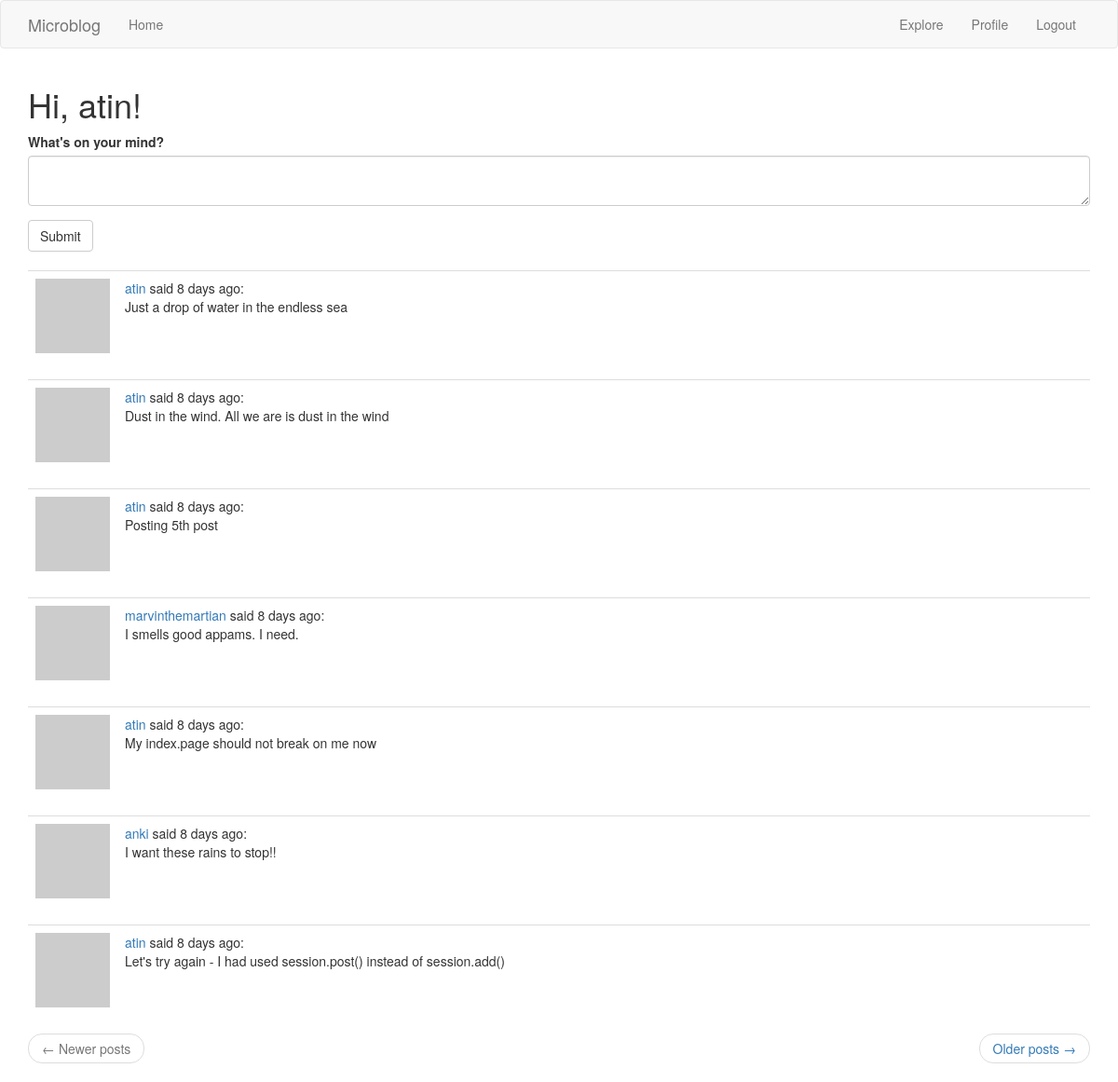
The page /index (signed in) on the database its author committed.
### app/models.py (models this page shows, shortened)
class User(UserMixin, db.Model):
    id = db.Column(db.Integer, primary_key = True)
    username = db.Column(db.String(64), index = True, unique = True)
    email = db.Column(db.String(120), index = True, unique = True)
    password_hash = db.Column(db.String(128))
    posts = db.relationship('Post', backref='author', lazy='dynamic')
    about_me = db.Column(db.String(140))
    last_seen = db.Column(db.DateTime, default = datetime.utcnow)
    followed = db.relationship(
        'User', secondary=followers,
        primaryjoin=(followers.c.follower_id == id),
        secondaryjoin=(followers.c.followed_id == id),
        backref=db.backref('followers', lazy='dynamic'), lazy='dynamic')
    def avatar(self, size):
        digest = md5(self.email.lower().encode('utf-8')).hexdigest()
        return f'https://www.gravatar.com/avatar/{digest}?&s={size}'
    def followed_posts(self):
        followed = Post.query.join(
            followers, (followers.c.followed_id == Post.user_id)).filter(
                followers.c.follower_id == self.id)
        own = Post.query.filter_by(user_id=self.id)
        return followed.union(own).order_by(Post.timestamp.desc())

class Post(db.Model):
    id = db.Column(db.Integer, primary_key = True)
    body = db.Column(db.String(140))
    timestamp = db.Column(db.DateTime, index=True, default=datetime.utcnow)
    user_id = db.Column(db.Integer, db.ForeignKey('user.id'))

### app/routes.py (the view)
@app_var.route('/', methods = ['GET', 'POST'])
@app_var.route('/index', methods = ['GET', 'POST'])
@login_required
def index():
    form = PostForm()
    if form.validate_on_submit():
        post = Post(body = form.post.data, author = current_user)
        db.session.add(post)
        db.session.commit()
        flash('Your post is now live!')
        return redirect(url_for('index'))
    page = request.args.get('page', 1, type=int)
    posts = current_user.followed_posts().paginate(
        page, app_var.config['POSTS_PER_PAGE'], False)
    next_url = url_for('index', page=posts.next_num) \
        if posts.has_next else None
    prev_url = url_for('index', page=posts.prev_num) \
        if posts.has_prev else None
    return render_template('index.html', title='Home', posts=posts.items,
        form = form, next_url=next_url, prev_url=prev_url)

### app/forms.py
class PostForm(FlaskForm):
    post = TextAreaField("What's on your mind?", validators=[DataRequired(), Length(min=1, max=140)])
    submit = SubmitField('Submit')

### app/models.py (called while the page is built)
@login.user_loader
def load_user(id):
    return User.query.get(int(id))

### app/routes.py (called while the page is built)
@app_var.before_request
def before_request():
    if current_user.is_authenticated:
        current_user.last_seen = datetime.utcnow()
        db.session.commit()

### app/templates/index.html
{% extends "base.html" %}
{% import 'bootstrap/wtf.html' as wtf %}
{% block app_content %}
    <h1>Hi, {{ current_user.username }}!</h1>
    {% if form %}
    {{ wtf.quick_form(form) }}
    <br>
    {% endif %}
    {% for post in posts %}
        {% include '_post.html' %}
    {% endfor %}
    <nav aria-label="...">
        <ul class="pager">
            <li class="previous{% if not prev_url %} disabled{% endif %}">
                <a href="{{ prev_url or '#' }}">
                    <span aria-hidden="true">&larr;</span> Newer posts
                </a>
            </li>
            <li class="next{% if not next_url %} disabled{% endif %}">
                <a href="{{ next_url or '#' }}">
                    Older posts <span aria-hidden="true">&rarr;</span>
                </a>
            </li>
        </ul>
    </nav>
{% endblock %}

### app/templates/_post.html
<table class="table table-hover">
    <tr>
        <td width="70px">
            <a href="{{ url_for('user', username=post.author.username) }}">
                <img src="{{ post.author.avatar(70) }}" />
            </a>
        </td>
        <td>
            <a href="{{ url_for('user', username=post.author.username) }}">
                {{ post.author.username }}
            </a>
            said {{ moment(post.timestamp).fromNow() }}:
            <br>
            {{ post.body }}
        </td>
    </tr>
</table>

### rows shown on the page
User: username "atin"
Post: author.username "atin", timestamp "8 days ago", body "Just a drop of water in the endless sea"
Post: author.username "atin", timestamp "8 days ago", body "Dust in the wind. All we are is dust in the wind"
Post: author.username "atin", timestamp "8 days ago", body "Posting 5th post"
Post: author.username "marvinthemartian", timestamp "8 days ago", body "I smells good appams. I need."
Post: author.username "atin", timestamp "8 days ago", body "My index.page should not break on me now"
Post: author.username "anki", timestamp "8 days ago", body "I want these rains to stop!!"
Post: author.username "atin", timestamp "8 days ago", body "Let's try again - I had used session.post() instead of session.add()"
